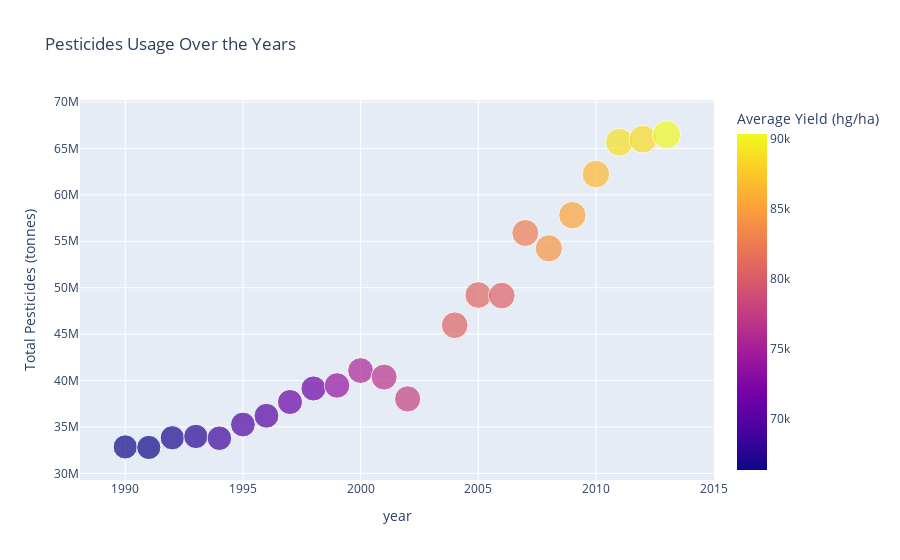

Write notebook code for a chart like this one.
### Markdown cell above
**Total pesticide usage over years**

### Code cell
import pandas as pd
import plotly.express as px
# When hovering over each point, 
# it displays a tooltip with detailed data (Year, Pesticides Usage, and Crop Yield).
# Record for 2003 is missing in the dataset

# Step 1: Load the CSV file
csv_file = "/Users/GURU/Desktop/Project3_Group1/Resources/final_crop_data.csv"
final_crop_data = pd.read_csv(csv_file)

# Step 2: Convert 'year' column to integers
final_crop_data['year'] = final_crop_data['year'].astype(int)

# Step 3: Aggregate data by year
yearly_data = final_crop_data.groupby('year').agg({
    'pesticide_t': 'sum',  # Sum pesticide usage per year
    'yield_hg_ha': 'mean'  # Calculate average crop yield per year
}).reset_index()

# Step 4: Create an interactive scatter plot with hover functionality
fig = px.scatter(
    yearly_data,
    x='year',  # X-axis: Year
    y='pesticide_t',  # Primary Y-axis: Total Pesticides
    color='yield_hg_ha',  # Color points by average yield (optional)
    size='yield_hg_ha',  # Optional: Size points by yield
    hover_data=['year', 'pesticide_t', 'yield_hg_ha'],  # Additional info on hover
    title='Pesticides Usage Over the Years',
    labels={'pesticide_t': 'Total Pesticides (tonnes)', 'yield_hg_ha': 'Average Yield (hg/ha)'}
)

# Show the interactive plot
fig.show()

### Figure 1 — Plotly figure (JSON) as saved in the notebook; plotly's stock layout.template omitted (floating-point values rounded to 4 significant figures)
{"data": [{"customdata": [[66450.0], [66320.0], [66920.0], [67480.0], [68520.0], [69520.0], [69890.0], [71160.0], [71480.0], [73900.0], [75380.0], [76590.0], [77730.0], [80590.0], [80700.0], [80390.0], [82530.0], [84340.0], [85350.0], [86510.0], [88910.0], [88570.0], [90360.0]], "hovertemplate": "year=%{x}<br>Total Pesticides (tonnes)=%{y}<br>Average Yield (hg/ha)=%{marker.color}<extra></extra>", "legendgroup": "", "marker": {"color": [66450.0, 66320.0, 66920.0, 67480.0, 68520.0, 69520.0, 69890.0, 71160.0, 71480.0, 73900.0, 75380.0, 76590.0, 77730.0, 80590.0, 80700.0, 80390.0, 82530.0, 84340.0, 85350.0, 86510.0, 88910.0, 88570.0, 90360.0], "coloraxis": "coloraxis", "size": [66450.0, 66320.0, 66920.0, 67480.0, 68520.0, 69520.0, 69890.0, 71160.0, 71480.0, 73900.0, 75380.0, 76590.0, 77730.0, 80590.0, 80700.0, 80390.0, 82530.0, 84340.0, 85350.0, 86510.0, 88910.0, 88570.0, 90360.0], "sizemode": "area", "sizeref": 225.9, "symbol": "circle"}, "mode": "markers", "name": "", "orientation": "v", "showlegend": false, "type": "scatter", "x": [1990, 1991, 1992, 1993, 1994, 1995, 1996, 1997, 1998, 1999, 2000, 2001, 2002, 2004, 2005, 2006, 2007, 2008, 2009, 2010, 2011, 2012, 2013], "xaxis": "x", "y": [32850000.0, 32800000.0, 33840000.0, 33990000.0, 33792967, 35270000.0, 36210000.0, 37690000.0, 39150000.0, 39480000.0, 41070000.0, 40370000.0, 38020000.0, 45960000.0, 49210000.0, 49150000.0, 55890000.0, 54230000.0, 57810000.0, 62220000.0, 65660000.0, 65990000.0, 66460000.0], "yaxis": "y"}], "layout": {"coloraxis": {"colorbar": {"title": {"text": "Average Yield (hg/ha)"}}, "colorscale": [[0, "#0d0887"], [0.1111, "#46039f"], [0.2222, "#7201a8"], [0.3333, "#9c179e"], [0.4444, "#bd3786"], [0.5556, "#d8576b"], [0.6667, "#ed7953"], [0.7778, "#fb9f3a"], [0.8889, "#fdca26"], [1, "#f0f921"]]}, "legend": {"itemsizing": "constant", "tracegroupgap": 0}, "title": {"text": "Pesticides Usage Over the Years"}, "xaxis": {"anchor": "y", "domain": [0, 1], "title": {"text": "year"}}, "yaxis": {"anchor": "x", "domain": [0, 1], "title": {"text": "Total Pesticides (tonnes)"}}}}
